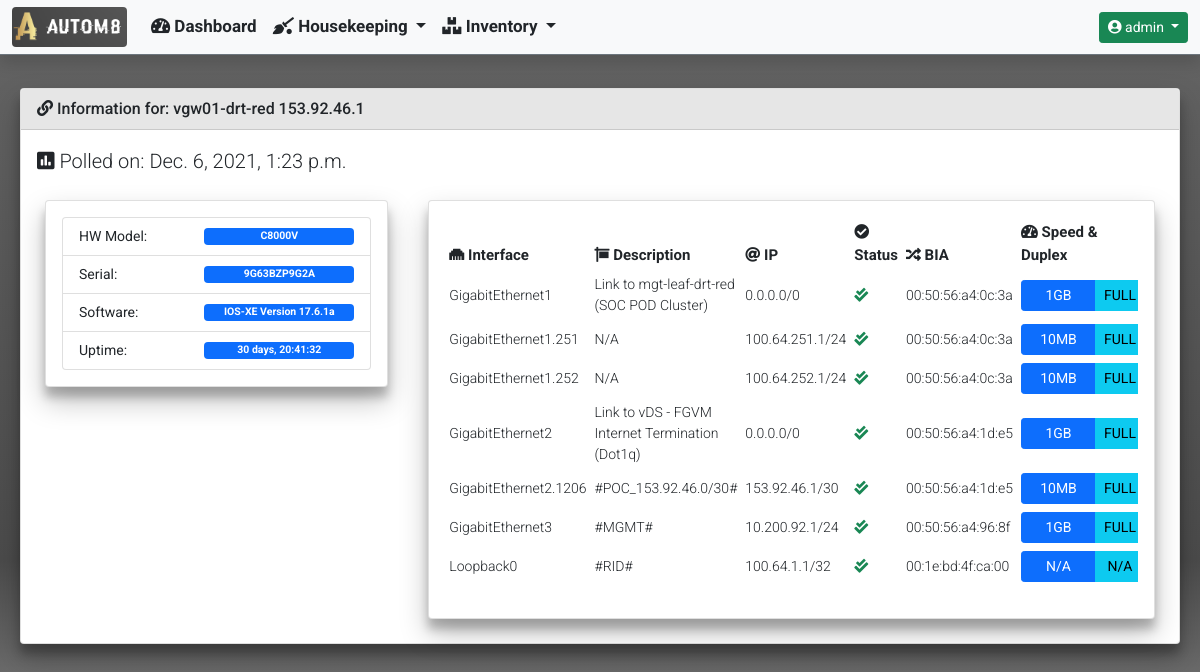
Before: /inventory/device_detailed_information/19/ (signed in) with the older database file.
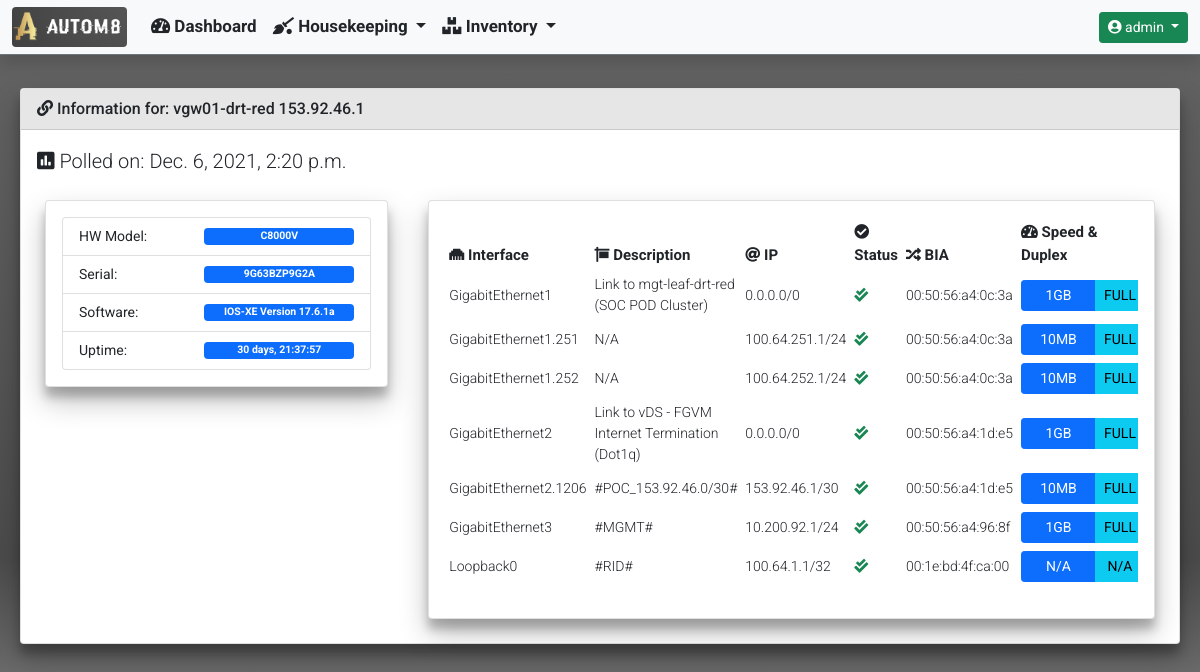
After: the same page with the newer database file.
### inventory/models.py (models this page shows)
class Device(models.Model):
    hostname = models.CharField(unique=True, max_length=255)
    mgmt_ip = models.GenericIPAddressField(unique=True, max_length=12)
    username = models.CharField(blank=True, null=True, max_length=255)
    password = models.CharField(blank=True, null=True, max_length=255)
    software_version = models.CharField(blank=True, null=True, max_length=255)
    serial_number = models.CharField(blank=True, null=True, max_length=255)
    vendor = models.CharField(max_length=255)
    description = models.CharField(blank=True, null=True, max_length=255)
    hardware_model = models.CharField(blank=True, null=True, max_length=255)
    rest_conf_enabled = models.BooleanField(blank=True, null=True)
    device_uptime = models.CharField(blank=True, null=True, max_length=255)
    last_polled = models.DateTimeField(blank=True, null=True)
    date_added = models.DateTimeField(default=timezone.now())

class DeviceInterfaces(models.Model):
    device_id = models.ForeignKey(Device, null=True, on_delete=models.CASCADE)
    name = models.CharField(blank=True, null=True, max_length=255)
    interface_type = models.CharField(blank=True, null=True, max_length=255)
    description = models.CharField(blank=True, null=True, max_length=255)
    ipv4_address = models.GenericIPAddressField(blank=True, null=True, max_length=12)
    ipv4_subnet_mask = models.CharField(blank=True, null=True, max_length=12)
    speed = models.CharField(blank=True, null=True, max_length=255)
    duplex = models.CharField(blank=True, null=True, max_length=255)
    admin_status = models.CharField(blank=True, null=True, max_length=255)
    oper_status = models.CharField(blank=True, null=True, max_length=255)
    phys_address = models.CharField(blank=True, null=True, max_length=255)
    mtu = models.CharField(blank=True, null=True, max_length=5)

### inventory/views.py (the view)
def device_detailed_information(request, device_id):
    device = Device.objects.get(pk=device_id)
    context = {
        'title': 'Device Detailed Information',
        'card_header': f'Information for: {device.hostname} {device.mgmt_ip}',
        'data': {
            'version': device,
            'interfaces': DeviceInterfaces.objects.filter(device_id=device_id)
        }
    }
    return render(
        request,
        'inventory/device_detailed_information.html',
        context
    )

### templates/inventory/device_detailed_information.html (shortened to what the changed rows need)
{% extends "base_template/base.html"%}
{% block content %}
<div class="row">
    <p class="lead text-small">
        <i class="fas fa-poll"></i>
        Polled on: {{ data.version.last_polled }}
    </p>
    <div class="col-md-4">
        <div class="card">
            <div class="card-body">
                <ul class="list-group">
                    <li class="list-group-item d-flex justify-content-between align-items-center">
                        HW Model:
                        <span class="badge bg-primary" style="width: 150px">{{ data.version.hardware_model }}</span>
                    </li>
                    <li class="list-group-item d-flex justify-content-between align-items-center">
                        Serial:
                        <span class="badge bg-primary" style="width: 150px">{{ data.version.serial_number }}</span>
                    </li>
                    <li class="list-group-item d-flex justify-content-between align-items-center">
                        Software:
                        <span class="badge bg-primary" style="width: 150px">{{ data.version.software_version }}</span>
                    </li>
                    <li class="list-group-item d-flex justify-content-between align-items-center">
                        Uptime:
                        <span class="badge bg-primary" style="width: 150px">{{ data.version.device_uptime }}</span>
                    </li>
                </ul>
            </div>
        </div>
    </div>
    <div class="col-md-8">
        <div class="card">
            <div class="card-body">
                <div class="table-responsive rounded">
                    <table id="InterfaceList" class="table table-sm table-hover table-borderless align-middle" style="width:100%">
                        <thead>
                            <tr>
                                <th><i class="fas fa-ethernet"></i> Interface</th>
                                <th><i class="fas fa-sign"></i> Description</th>
                                <th><i class="fas fa-at"></i> IP</th>
                                <th><i class="fas fa-check-circle"></i> Status</th>
                                <th><i class="fas fa-random"></i> BIA</th>
                                <th><i class="fas fa-tachometer-alt"></i> Speed & Duplex</th>
                            </tr>
                        </thead>
                        <tbody>
                            {% for interface in data.interfaces %}
                            <tr>
                                <td>{{ interface.name }}</td>
                                {% if interface.description %}
                                <td>{{ interface.description }}</td>
                                {% else %}
                                <td>N/A</td>
                                {% endif %}
                                {% if interface.ipv4_address %}
                                <td>{{ interface.ipv4_address }}/{{ interface.ipv4_subnet_mask }}</td>
                                {% else %}
                                <td>N/A</td>
                                {% endif %}
                                {% if 'up' in interface.admin_status and 'up' in interface.oper_status %}
                                <td><i class="fas fa-check-double text-success blink"></i></td>
                                {% else %}
                                <td><i class="far fa-times-circle text-danger blink"></i></td>
                                {% endif %}
                                {% if interface.phys_address %}
                                <td>{{ interface.phys_address }} </td>
                                {% else %}
                                <td>N/A</td>
                                {% endif %}
                                <td>
                                    <div class="btn-group btn-group-sm" role="group">
                                        <button class="btn btn-sm btn-primary" style="width:75px">{{ interface.speed|upper }}</button>
                                        <button class="btn btn-sm btn-info" style="width:50px">{{ interface.duplex|upper }}</button>
                                    </div>
                                </td>
                                {% endfor %}
                            </tr>
                        </tbody>
                    </table>
                </div>
            </div>
        </div>
    </div>
</div>
{% endblock %}

Changed rows visible on the page:
changed Device "9G63BZP9G2A": version.last_polled "Dec. 6, 2021, 1:23 p.m." → "Dec. 6, 2021, 2:20 p.m."; version.device_uptime "30 days, 20:41:32" → "30 days, 21:37:57"
